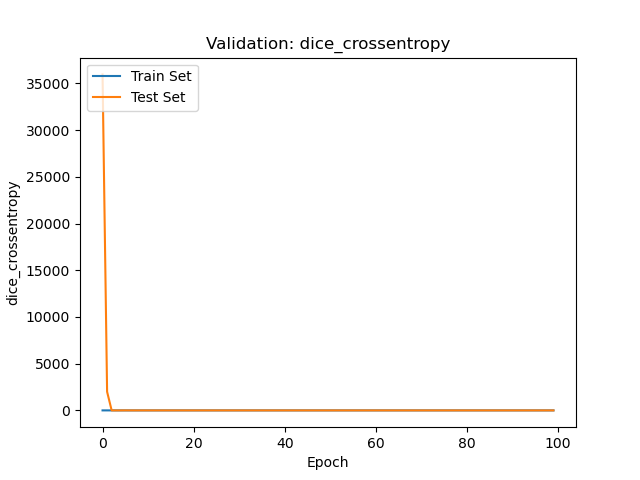
#> input picture evaluation/fold_0/validation.dice_crossentropy.png, 640 x 480 px, found by its file name
$ python crossvalidationoutput.py
#> lines starting #> are read from the running program, lines starting #| are printed output that depends on the picture
# from IPython.display import Image
from PIL import Image

Image.open("E:/PythonIDEP/CELLSEGMENTATION/evaluation/fold_0/validation.dice_crossentropy.png").show()
Image.open("E:/PythonIDEP/CELLSEGMENTATION/evaluation/fold_0/validation.loss.png").show()
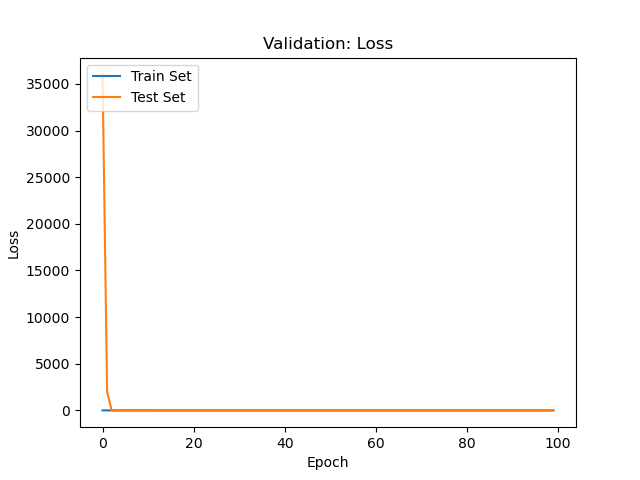
#> input picture evaluation/fold_0/validation.loss.png, 640 x 480 px, found by its file name
Image.open("E:/PythonIDEP/CELLSEGMENTATION/evaluation/fold_0/validation.dice_crossentropy.png").show()
Image.open("E:/PythonIDEP/CELLSEGMENTATION/evaluation/fold_1/validation.dice_crossentropy.png").show()
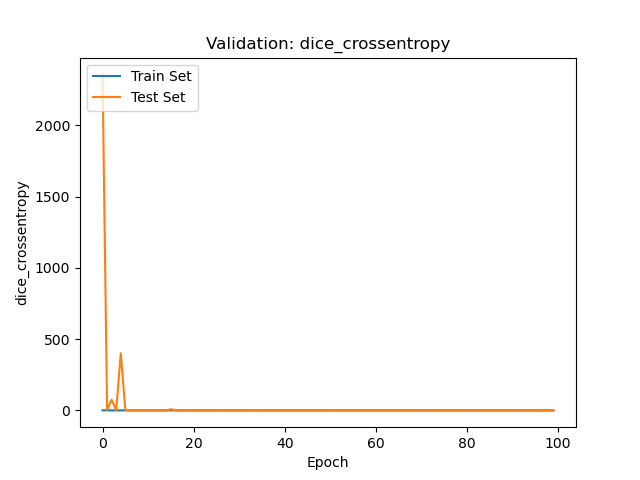
#> input picture evaluation/fold_1/validation.dice_crossentropy.png, 640 x 480 px, found by its file name
Image.open("E:/PythonIDEP/CELLSEGMENTATION/evaluation/fold_1/validation.loss.png").show()
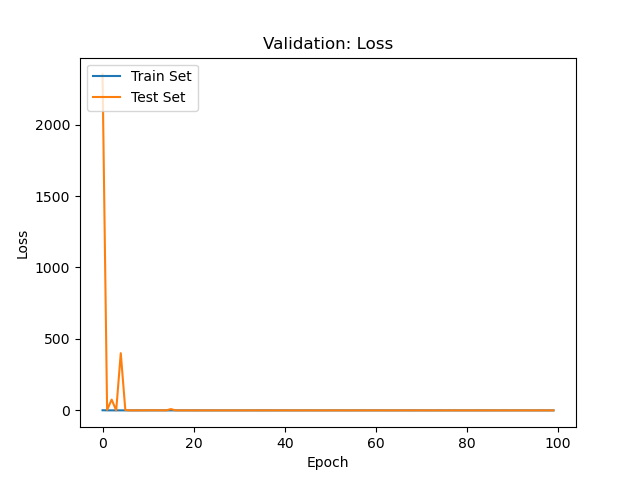
#> input picture evaluation/fold_1/validation.loss.png, 640 x 480 px, found by its file name
Image.open("E:/PythonIDEP/CELLSEGMENTATION/evaluation/fold_1/validation.dice_crossentropy.png").show()
Image.open("E:/PythonIDEP/CELLSEGMENTATION/evaluation/fold_2/validation.dice_crossentropy.png").show()
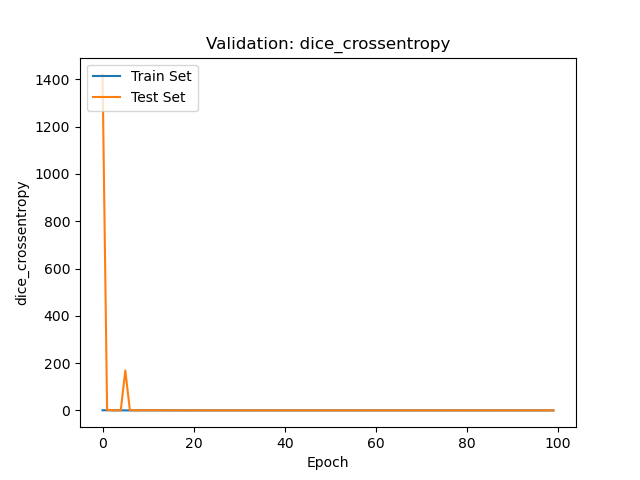
#> input picture evaluation/fold_2/validation.dice_crossentropy.png, 640 x 480 px, found by its file name
Image.open("E:/PythonIDEP/CELLSEGMENTATION/evaluation/fold_2/validation.loss.png").show()
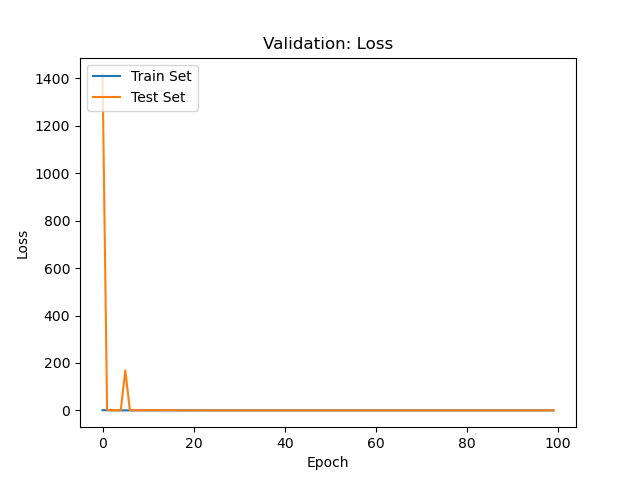
#> input picture evaluation/fold_2/validation.loss.png, 640 x 480 px, found by its file name
Image.open("E:/PythonIDEP/CELLSEGMENTATION/evaluation/fold_2/validation.dice_crossentropy.png").show()
